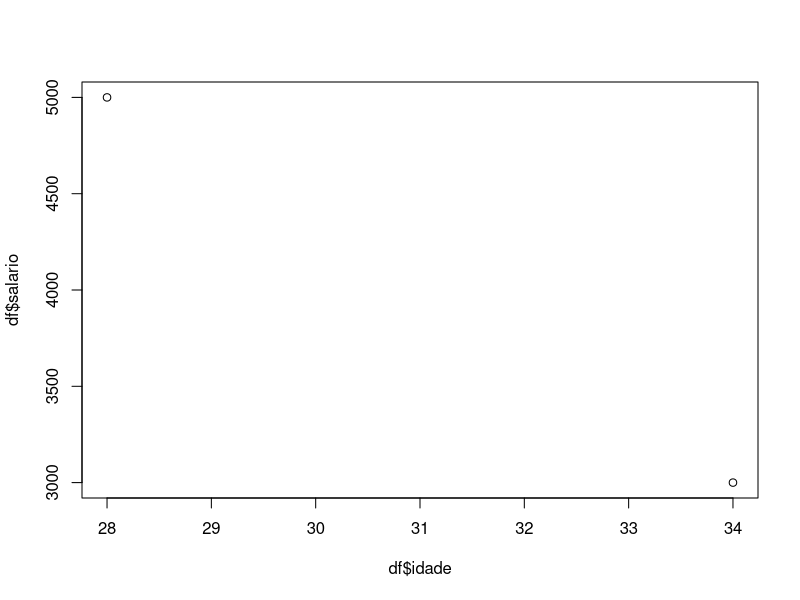

R code for this plot:
# dataframes -> conjunto de vetores organizados em colunas
df = data.frame(
  nome = c("João", "Maria"),
  idade = c(28,34),
  profissao = c("Dentista", "Médica")
)
print(df)
print(df$idade) # Valores de uma determinada variável

df$salario = c(5000, 3000) # Acrescentar uma variável
print(df)


mean(df$idade, na.rm = TRUE)
plot(df$idade, df$salario) # Gráfico
